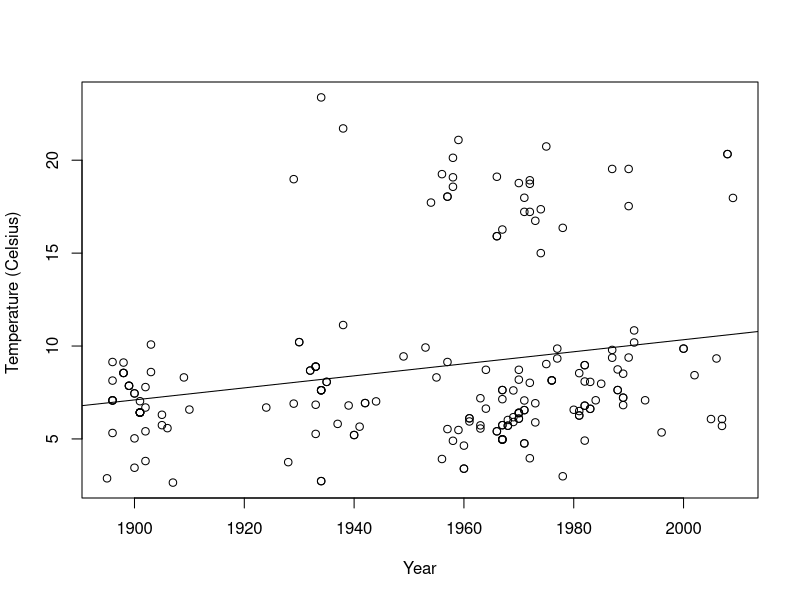
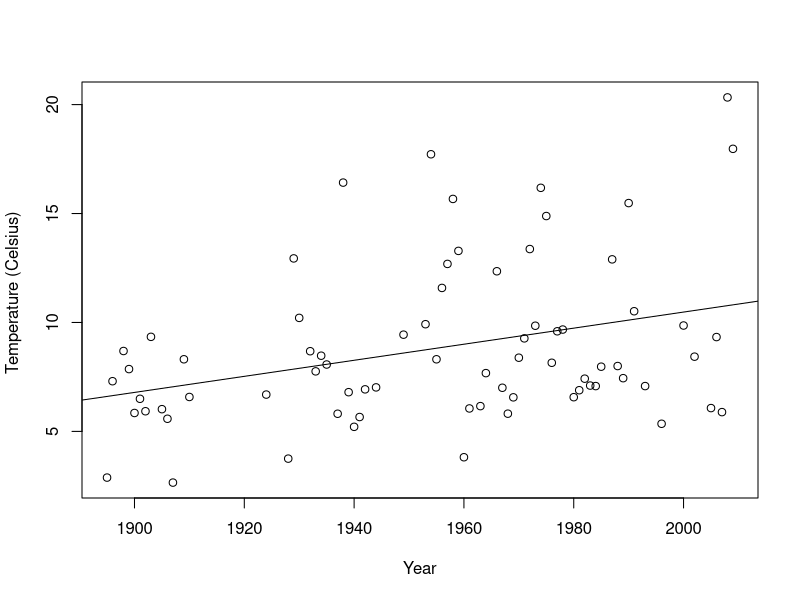
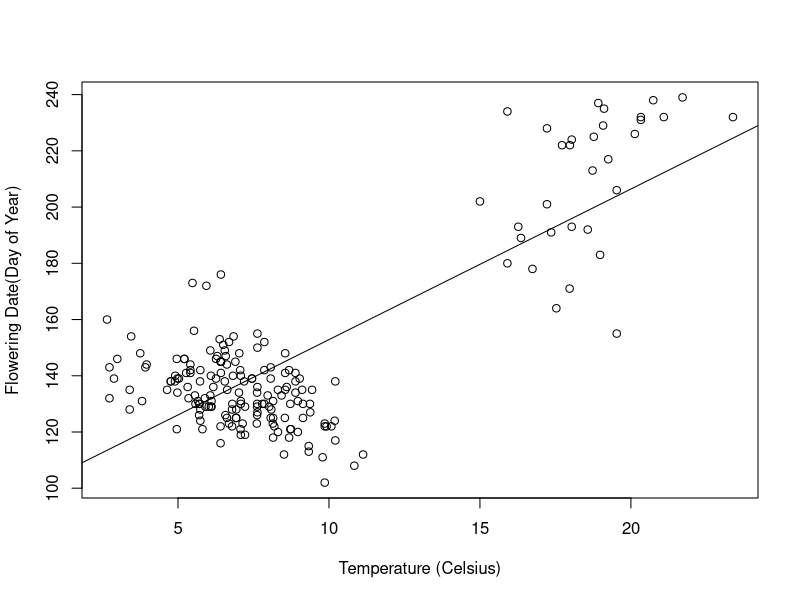
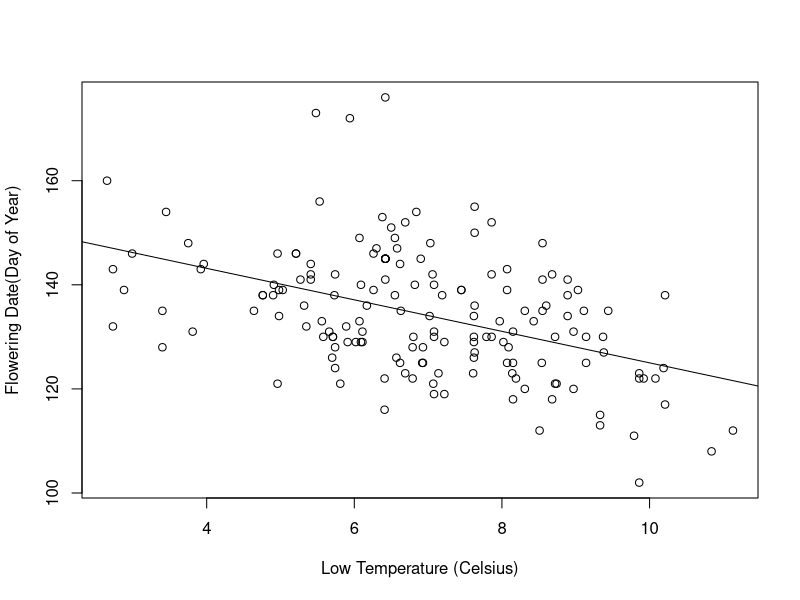
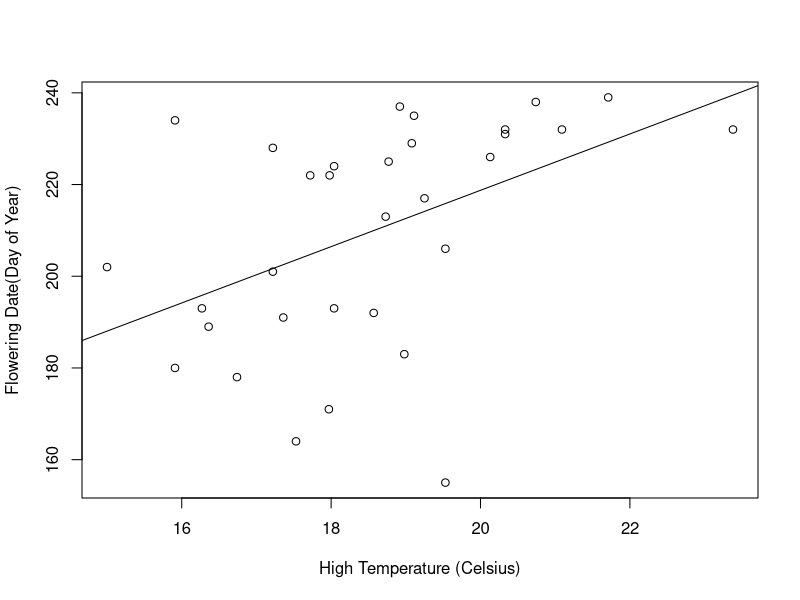
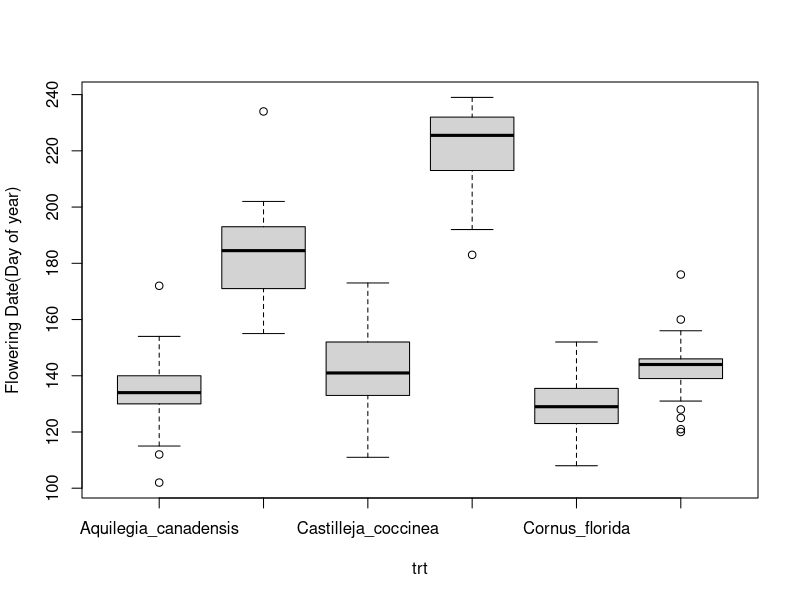

Write the R code that produced these figures, in order.
#This code is for the Final project in Introduction of R programming
#This code was written by Zhikai Yang on 8/18/2017 

############regression between year and temperature################

rm(list=ls(all=TRUE)) ##clean the memory  
PS<-read.csv("PS.csv",header=T)

x <- PS[,4]  ## Year
y <- PS[,6]  ## Temperature
lm(y~x) ## linear model regression
summary(lm(y~x)) ## summarize all results of the linear model regression
plot(x,y, xlab="Year", ylab="Temperature (Celsius) " ) ## plot the data
abline(lm(y~x)) ##include the regression line in the plot


############regression between year and mean temperature for a year################
rm(list=ls(all=TRUE)) ##clean the memory  
PS<-read.csv("PS.csv",header=T)
yearmean<-as.data.frame(tapply(PS$Temperature..Celsius.,PS$Year,mean))
yearmean$year<-rownames(yearmean)
colnames(yearmean)[1]<-"mean"
x <- as.numeric(yearmean$year)  ## Year
y <- as.numeric(yearmean$mean)  ## Temperature
lm(y~x) ## linear model regression
summary(lm(y~x)) ## summarize all results of the linear model regression
plot(x,y, xlab="Year", ylab="Temperature (Celsius) " ) ## plot the data
abline(lm(y~x)) ##include the regression line in the plot


############regression between Temperature and Flowering Date################

rm(list=ls(all=TRUE)) ##clean the memory         
PS<-read.csv("PS.csv",header=T)

x <- PS[,6]  ## Temperature
y <- PS[,7]  ## Flowering Date
lm(y~x) ## linear model regression
summary(lm(y~x)) ## summarize all results of the linear model regression
plot(x,y, xlab="Temperature (Celsius)", ylab="Flowering Date(Day of Year)" ) ## plot the data
abline(lm(y~x)) ##include the regression line in the plot




############regression Temperature(low temperature range) and Flowering Date################

rm(list=ls(all=TRUE)) ##clean the memory  
LT<-read.csv("Low.csv",header=T)

x <- LT[,6]  ## Temperature
y <- LT[,7]  ## Flowering Date
lm(y~x) ## linear model regression
summary(lm(y~x)) ## summarize all results of the linear model regression
plot(x,y, xlab="Low Temperature (Celsius)", ylab="Flowering Date(Day of Year)" ) ## plot the data
abline(lm(y~x)) ##include the regression line in the plot




############regression between Temperature(high temperature range) and Flowering Date############

rm(list=ls(all=TRUE)) ##clean the memory  
HT<-read.csv("High.csv",header=T)

x <- HT[,6]  ## Temperature
y <- HT[,7]  ## Flowering Date
lm(y~x) ## linear model regression
summary(lm(y~x)) ## summarize all results of the linear model regression
plot(x,y, xlab="High Temperature (Celsius)", ylab="Flowering Date(Day of Year)" ) ## plot the data
abline(lm(y~x)) ##include the regression line in the plot




#############ANOVA of different species and flowering date###################
rm(list=ls(all=TRUE)) ##clean the memory         
PS<-read.csv("PS.csv", header = T)

y<-PS[,7] ## Flowering date
trt<-PS[,1]## species
boxplot(y~trt, ylab="Flowering Date(Day of year)") 
summary(aov(y~trt)) 